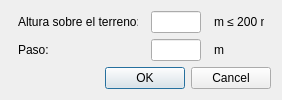
<?xml version="1.0" encoding="UTF-8"?>
<ui version="4.0">
 <class>Dialog</class>
 <widget class="QDialog" name="Dialog">
  <property name="geometry">
   <rect>
    <x>0</x>
    <y>0</y>
    <width>282</width>
    <height>97</height>
   </rect>
  </property>
  <property name="windowTitle">
   <string>Altura sobre el terreno</string>
  </property>
  <layout class="QGridLayout" name="gridLayout">
   <item row="0" column="0">
    <layout class="QHBoxLayout" name="horizontalLayout">
     <item>
      <widget class="QLabel" name="label">
       <property name="minimumSize">
        <size>
         <width>120</width>
         <height>0</height>
        </size>
       </property>
       <property name="maximumSize">
        <size>
         <width>120</width>
         <height>16777215</height>
        </size>
       </property>
       <property name="text">
        <string>Altura sobre el terreno:</string>
       </property>
      </widget>
     </item>
     <item>
      <widget class="QLineEdit" name="lineEdit">
       <property name="minimumSize">
        <size>
         <width>50</width>
         <height>0</height>
        </size>
       </property>
       <property name="maximumSize">
        <size>
         <width>50</width>
         <height>16777215</height>
        </size>
       </property>
       <property name="toolTip">
        <string>Altura máxima sobre el terreno.</string>
       </property>
      </widget>
     </item>
     <item>
      <widget class="QLabel" name="label_3">
       <property name="minimumSize">
        <size>
         <width>50</width>
         <height>0</height>
        </size>
       </property>
       <property name="maximumSize">
        <size>
         <width>50</width>
         <height>16777215</height>
        </size>
       </property>
       <property name="text">
        <string>m ≤ 200 m</string>
       </property>
      </widget>
     </item>
    </layout>
   </item>
   <item row="1" column="0">
    <layout class="QHBoxLayout" name="horizontalLayout_2">
     <item>
      <widget class="QLabel" name="label_2">
       <property name="minimumSize">
        <size>
         <width>120</width>
         <height>0</height>
        </size>
       </property>
       <property name="maximumSize">
        <size>
         <width>120</width>
         <height>16777215</height>
        </size>
       </property>
       <property name="text">
        <string>Paso:</string>
       </property>
      </widget>
     </item>
     <item>
      <widget class="QLineEdit" name="lineEdit_2">
       <property name="maximumSize">
        <size>
         <width>50</width>
         <height>16777215</height>
        </size>
       </property>
       <property name="toolTip">
        <string>Intervalos de alturas a mostrar de 0 m a altura máx.</string>
       </property>
      </widget>
     </item>
     <item>
      <widget class="QLabel" name="label_4">
       <property name="minimumSize">
        <size>
         <width>50</width>
         <height>0</height>
        </size>
       </property>
       <property name="maximumSize">
        <size>
         <width>50</width>
         <height>16777215</height>
        </size>
       </property>
       <property name="text">
        <string>m</string>
       </property>
      </widget>
     </item>
    </layout>
   </item>
   <item row="2" column="0">
    <widget class="QDialogButtonBox" name="buttonBox">
     <property name="orientation">
      <enum>Qt::Horizontal</enum>
     </property>
     <property name="standardButtons">
      <set>QDialogButtonBox::Cancel|QDialogButtonBox::Ok</set>
     </property>
    </widget>
   </item>
  </layout>
 </widget>
 <resources/>
 <connections>
  <connection>
   <sender>buttonBox</sender>
   <signal>accepted()</signal>
   <receiver>Dialog</receiver>
   <slot>accept()</slot>
   <hints>
    <hint type="sourcelabel">
     <x>248</x>
     <y>254</y>
    </hint>
    <hint type="destinationlabel">
     <x>157</x>
     <y>274</y>
    </hint>
   </hints>
  </connection>
  <connection>
   <sender>buttonBox</sender>
   <signal>rejected()</signal>
   <receiver>Dialog</receiver>
   <slot>reject()</slot>
   <hints>
    <hint type="sourcelabel">
     <x>316</x>
     <y>260</y>
    </hint>
    <hint type="destinationlabel">
     <x>286</x>
     <y>274</y>
    </hint>
   </hints>
  </connection>
 </connections>
</ui>
